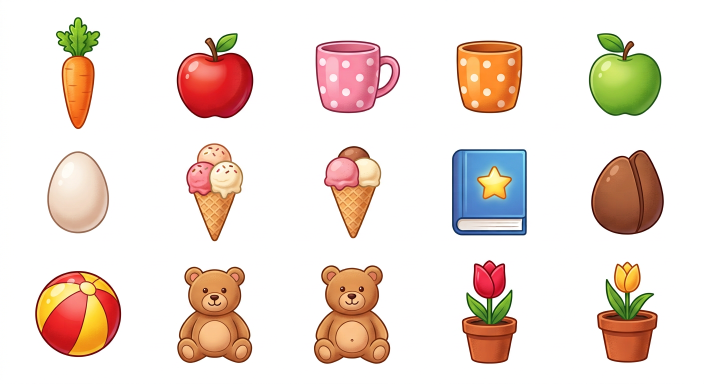
#> input picture reference/raw_items.png, 1408 x 768 px (shown at 1/2 size); the run also reads 2 pictures not shown here
$ python pipeline_demo_kueche.py
#> lines starting #> are read from the running program, lines starting #| are printed output that depends on the picture; after the words box and inside, x2 and y2 are one past the last pixel; in counts of white or black regions, pixels touching at a corner belong together; long printed decimals are rounded
#!/usr/bin/env python3
"""
Kunterbunt City – Asset-Pipeline Stil C  (0 €)
==============================================
KI-Bild (weißer Hintergrund)  ->  freistellen  ->  in Einzel-Items schneiden
->  Maßstab (cm) + Griffpunkt + Aufstellpunkt  ->  Sprites + items.json
->  Test-Szene: alles maßstabsgetreu in der Küche

Benötigt nur: pip install pillow numpy scipy   (alles kostenlos)
"""
import json, math, os, sys
import numpy as np
from PIL import Image, ImageFilter, ImageDraw, ImageFont
from scipy import ndimage as ndi

HERE = os.path.dirname(os.path.abspath(__file__))
SPR = os.path.join(HERE, "sprites"); os.makedirs(SPR, exist_ok=True)
sys.path.insert(0, os.path.join(HERE, "..", "..", "item_generator"))
def game_size(real_cm):
    """v2: ECHTE Größen – keine Vergrößerung mehr (Apfel bleibt 8 cm, Ball 30 cm)."""
    return real_cm

# ------------------------------------------------------------------ 1. Freistellen
def cutout(path, remove_holes=True, hole_min=500):
    """Weißen Hintergrund entfernen (Flood-Fill von den Rändern) + saubere Kanten."""
#> called with path = 'reference/raw_items.png', remove_holes = True, hole_min = 500
    im = np.asarray(Image.open(path).convert("RGB")).astype(np.float32)
    mn, mx = im.min(2), im.max(2)
    white = (mn > 232) & ((mx - mn) < 20)
#> white: shape (768, 1408) bool; 75.1% white; 18 black regions (3 under 20 px), largest, box (x1, y1, x2, y2) and area: (904, 298, 1054, 471) 24789, (70, 542, 243, 714) 23449, (627, 530, 781, 728) 23130
    lab, n = ndi.label(white)
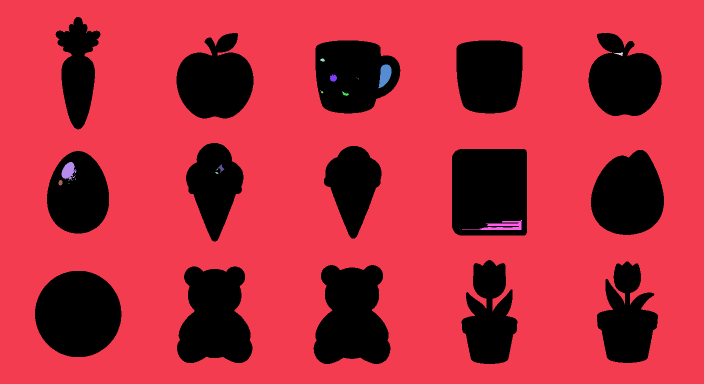
#> lab: shape (768, 1408) int32 (shown at 1/2 size); 42 distinct labels, from 0 to 41; one colour per label, 0 black
#> n = 41
    border = set(np.unique(np.concatenate([lab[0], lab[-1], lab[:, 0], lab[:, -1]]))) - {0}
#> border = 1 item
    bg = np.isin(lab, list(border))
#> bg: shape (768, 1408) bool; 74.9% white; 15 black regions, largest, box (x1, y1, x2, y2) and area: (904, 298, 1054, 471) 25756, (70, 542, 243, 714) 23449, (627, 530, 781, 728) 23130
    # eingeschlossene, rein weiße Löcher (z. B. im Tassenhenkel) ebenfalls entfernen
    sizes = ndi.sum(np.ones_like(mn), lab, index=np.arange(n + 1))
#> sizes = 42 values, max 809406 at index 1, min 1 at index 3, mean 25746.3
    means = ndi.mean(mn, lab, index=np.arange(n + 1))
#> means = 42 values, max 254.6 at index 1, min 79.91 at index 0, mean 232.9
    for i in range(1, n + 1 if remove_holes else 1):   # Figuren: AUS (Augenweiß bleibt!)
        if i not in border and sizes[i] > hole_min and means[i] > 250:
            bg |= lab == i
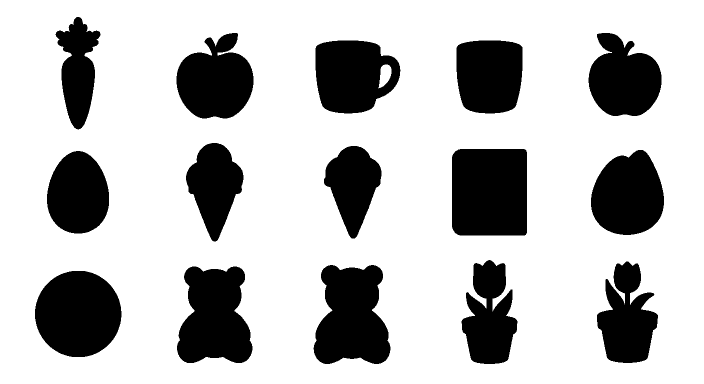
#> bg: shape (768, 1408) bool (shown at 1/2 size); 74.9% white; 15 black regions, largest, box (x1, y1, x2, y2) and area: (904, 298, 1054, 471) 25756, (70, 542, 243, 714) 23449, (627, 530, 781, 728) 23130
    fg = ~bg
    fg = ndi.binary_opening(fg, iterations=1)
#> fg: shape (768, 1408) bool; 25.1% white; 15 white regions, largest, box (x1, y1, x2, y2) and area: (904, 298, 1054, 471) 25755, (70, 542, 243, 714) 23449, (627, 530, 781, 728) 23130
    alpha = Image.fromarray((fg * 255).astype(np.uint8)).filter(ImageFilter.GaussianBlur(0.8))
    a = np.asarray(alpha).astype(np.float32) / 255
    a = np.clip((a - 0.15) / 0.7, 0, 1)
    # Farb-Entmischung an den Kanten (kein weißer Rand)
    safe = np.maximum(a, 0.05)[..., None]
    rgb = np.clip((im - (1 - safe) * 255) / safe, 0, 255)
    rgba = np.dstack([rgb, a * 255]).astype(np.uint8)
    return rgba, fg

def split(rgba, fg, min_area=1500):
    """Blatt in einzelne Objekte zerlegen (Lesereihenfolge: Zeile für Zeile)."""
#> called with min_area = 1500
    lab, n = ndi.label(ndi.binary_dilation(fg, iterations=8))
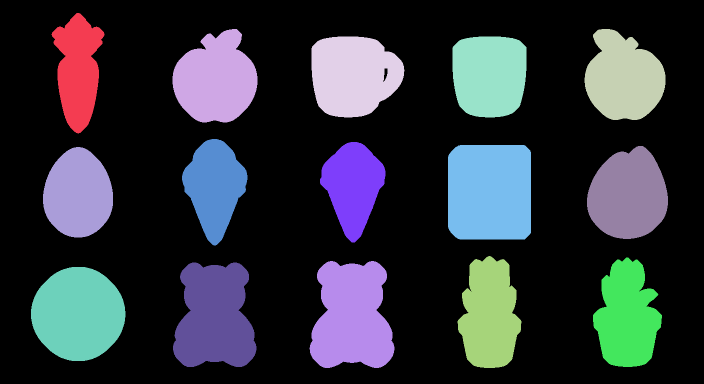
#> lab: shape (768, 1408) int32 (shown at 1/2 size); 16 distinct labels, from 0 to 15; one colour per label, 0 black
#> n = 15
    objs = []
    for i, sl in enumerate(ndi.find_objects(lab), start=1):
        area = (lab[sl] == i).sum()
        if area < min_area:
            continue
        crop = rgba[sl].copy()
        crop[..., 3] = crop[..., 3] * (lab[sl] == i)
        objs.append((sl[0].start, sl[1].start, crop))
#> this loop made 15 passes
#> area on passes 1 to 12: 15941, 23041, 21520, 23860, 21294, 17215, 16248, 30795, 22731, 19368, 21039, 21170
#> pass 1, in split, `crop = rgba[sl].copy()`:
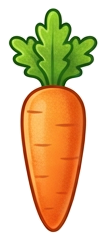
#> crop: shape (241, 106, 4); mean R, G, B, A 219.7, 196.6, 154.3, 115.7; transparent parts drawn white
#> after the loop:
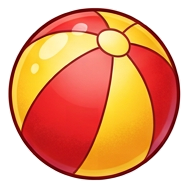
#> crop: shape (188, 189, 4); mean R, G, B, A 232.1, 160.9, 122.8, 168.3; transparent parts drawn white
#> after the loop, objs = 15 items
    # Zeilen über die vertikale Mitte bilden (neue Zeile bei großem Abstand), dann links -> rechts
    objs = [(o[0] + o[2].shape[0] / 2, o[1], o[2]) for o in objs]
    objs.sort(key=lambda o: o[0])
    rows, cur = [], [objs[0]]
#> rows = []
    for o in objs[1:]:
        if o[0] - cur[-1][0] > 90:
            rows.append(cur); cur = [o]
        else:
            cur.append(o)
#> this loop made 14 passes
#> after the loop, cur = 5 items; rows = 2 items
    rows.append(cur)
    ordered = [o for r in rows for o in sorted(r, key=lambda o: o[1])]
#> ordered = 15 items
    return [Image.fromarray(o[2]) for o in ordered]

def trim(img):
    bb = img.getchannel("A").point(lambda v: 255 if v > 10 else 0).getbbox()
#> bb = (7, 7, 99, 234)
    return img.crop(bb)

# ------------------------------------------------------------------ 2. Katalog mit Maßen
# real_h: echte Höhe in cm · grip: Griffpunkt (0..1) · hold · angle · place
ITEMS_SHEET = [
    ("food_carrot",            20, (0.50, 0.36), "one_hand",  -20, "table"),
    ("food_apple_red",          8, (0.50, 0.62), "one_hand",    0, "table"),
    ("home_mug_pink_dots",     10, (0.90, 0.45), "one_hand",    0, "table"),
    ("home_cup_orange_dots",    9, (0.50, 0.55), "one_hand",    0, "table"),
    ("food_apple_green",        8, (0.50, 0.62), "one_hand",    0, "table"),
    ("food_egg",                6, (0.50, 0.55), "one_hand",    0, "table"),
    ("food_icecream_3",        17, (0.50, 0.80), "one_hand",    0, "table"),
    ("food_icecream_3b",       17, (0.50, 0.80), "one_hand",    0, "table"),
    ("school_book_blue_star",  22, (0.10, 0.50), "one_hand",    0, "shelf"),
    ("food_egg_chocolate",     10, (0.50, 0.55), "one_hand",    0, "table"),
    ("toy_beachball",          30, (0.50, 0.50), "two_hands",   0, "floor"),
    ("toy_teddy_brown",        30, (0.22, 0.62), "one_hand",    0, "floor"),
    ("toy_teddy_brown_b",      30, (0.22, 0.62), "one_hand",    0, "floor"),
    ("flower_tulip_red_pot",   30, (0.50, 0.82), "one_hand",    0, "table"),
    ("flower_tulip_yellow_pot",30, (0.50, 0.82), "one_hand",    0, "table"),
]
FURN_SHEET = [
    ("pet_dog_brown",  45, None, "none", 0, "floor"),
    ("home_table_wood", 75, None, "none", 0, "floor"),
    ("home_chair_mint", 90, None, "none", 0, "floor"),
]
CHAR_H = 125            # Kind = 125 cm (Figuren werden NICHT vergrößert)

def build_sprites():
    recs = {}
    for sheet, spec, is_char in [("raw_items.png", ITEMS_SHEET, False),
                                 ("raw_furniture_dog.png", FURN_SHEET, False)]:
        rgba, fg = cutout(os.path.join(HERE, sheet))
        parts = [trim(p) for p in split(rgba, fg)]
#> in trim (call 14), `bb = img.getchannel("A").point(lambda v: 255 if v > 10 else 0).getbbox()`: bb = (7, 7, 121, 217)
#> in trim (call 14), `return img.crop(bb)`:
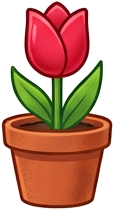
#> returned value: PIL image 114x210 RGBA; mean R, G, B, A 191.7, 136.8, 115.9, 165.4; transparent parts drawn white
#> in trim (call 15), `bb = img.getchannel("A").point(lambda v: 255 if v > 10 else 0).getbbox()`: bb = (7, 7, 131, 212)
#> in trim (call 15), `return img.crop(bb)`:
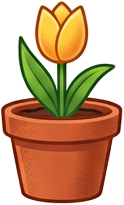
#> returned value: PIL image 124x205 RGBA; mean R, G, B, A 196.5, 157.5, 120.1, 158.2; transparent parts drawn white
#> parts = 15 items
        assert len(parts) == len(spec), f"{sheet}: {len(parts)} Objekte gefunden, {len(spec)} erwartet"
        for img, (id_, real_h, grip, hold, ang, place) in zip(parts, spec):
            h_cm = game_size(real_h) if not id_.startswith("pet_") else real_h
            w_cm = h_cm * img.width / img.height
            img.save(os.path.join(SPR, id_ + ".png"))
            recs[id_] = dict(id=id_, size_cm=[round(w_cm, 1), round(h_cm, 1)], pivot=[0.5, 1.0],
                             grip=list(grip) if grip else None, hold=hold, hold_angle=ang,
                             placement=place, movable=True, sprite=f"sprites/{id_}.png")
#> this loop made 15 passes
#> (id_, real_h, grip, hold, ang, place, h_cm, w_cm) on passes 1 to 9: ('food_carrot', 20, (0.5, 0.36), 'one_hand', -20, 'table', 20, 8.11), ('food_apple_red', 8, (0.5, 0.62), 'one_hand', 0, 'table', 8, 7.21), ('home_mug_pink_dots', 10, (0.9, 0.45), 'one_hand', 0, 'table', 10, 11.62), ('home_cup_orange_dots', 9, (0.5, 0.55), 'one_hand', 0, 'table', 9, 8.15), ('food_apple_green', 8, (0.5, 0.62), 'one_hand', 0, 'table', 8, 7.05), ('food_egg', 6, (0.5, 0.55), 'one_hand', 0, 'table', 6, 4.53), ('food_icecream_3', 17, (0.5, 0.8), 'one_hand', 0, 'table', 17, 9.99), ('food_icecream_3b', 17, (0.5, 0.8), 'one_hand', 0, 'table', 17, 10.64), ('school_book_blue_star', 22, (0.1, 0.5), 'one_hand', 0, 'shelf', 22, 19.11)
#> after the loop, recs = 15 items
#> pass 2 of the loop in build_sprites, `for sheet, spec, is_char in [("raw_items.png", ITEMS_SHEET, False),`:
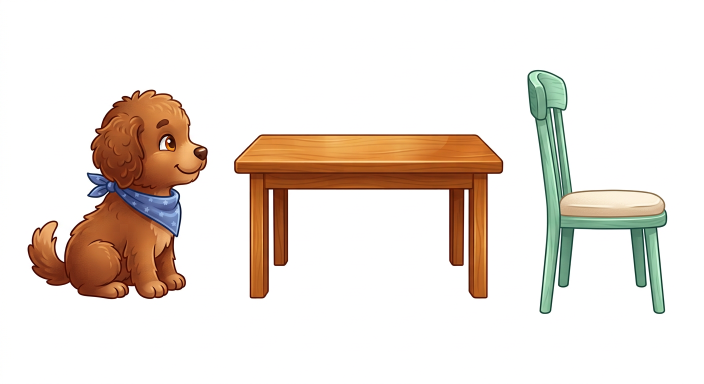
#> input picture reference/raw_furniture_dog.png, 1408 x 768 px (shown at 1/2 size)
#> white: shape (768, 1408) bool; 80.1% white; 3 black regions, box (x1, y1, x2, y2) and area: (55, 179, 416, 599) 86362, (468, 268, 1007, 598) 81622, (1054, 139, 1335, 628) 47177
#> in cutout (call 2), `lab, n = ndi.label(white)`:
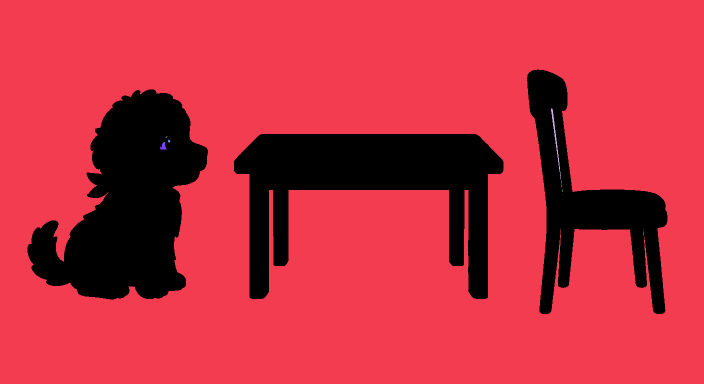
#> lab: shape (768, 1408) int32 (shown at 1/2 size); 18 distinct labels, from 0 to 17; one colour per label, 0 black
#> in cutout (call 2), `lab, n = ndi.label(white)`: n = 17
#> sizes = 18 values, max 865667 at index 1, min 1 at index 4, mean 60074.7
#> means = 18 values, max 254.7 at index 1, min 63.04 at index 0, mean 230.8
#> in cutout (call 2), `alpha = Image.fromarray((fg * 255).astype(np.uint8)).filter(ImageFilte..`:
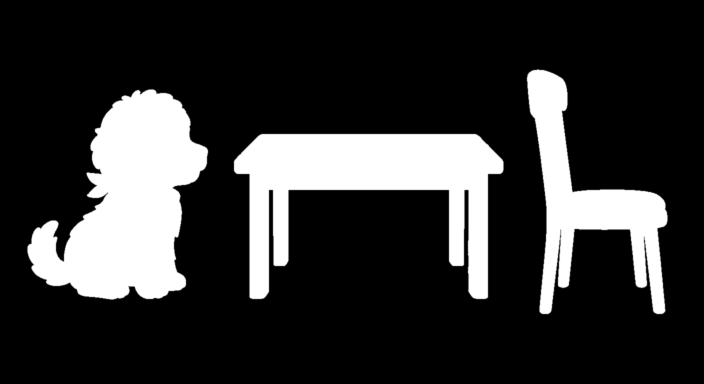
#> alpha: PIL image 1408x768 L (shown at 1/2 size); min 0, max 255, mean 50.9
#> the loop in split (call 2), `for i, sl in enumerate(ndi.find_objects(lab), start=1):` made 3 passes
#> area on passes 1 to 3: 62117, 98590, 100197
#> the loop in split (call 2), `for o in objs[1:]:` made 2 passes
#> parts = 3 items
#> the loop in build_sprites, `for img, (id_, real_h, grip, hold, ang, place) in zip(parts, spec):` made 3 passes
#> (id_, real_h, h_cm, w_cm) on passes 1 to 3: ('pet_dog_brown', 45, 45, 38.71), ('home_table_wood', 75, 75, 122.2), ('home_chair_mint', 90, 90, 51.87)
#> after the loop in build_sprites, `for img, (id_, real_h, grip, hold, ang, place) in zip(parts, spec):`: recs = 18 items
    rgba, fg = cutout(os.path.join(HERE, "raw_girl.png"), remove_holes=False)
    girl = split(rgba, fg)
#> girl = 1 item
    girl = trim(max(girl, key=lambda i: i.width * i.height))
#> in main, `recs = build_sprites()`: recs = 19 items
#> in check_rules, `bad = [f"{a} ({recs[a]['size_cm'][1]} cm) ist NICHT kleiner als {b} ({..`: bad = []
    girl.save(os.path.join(SPR, "char_girl_01.png"))
    recs["char_girl_01"] = dict(id="char_girl_01", size_cm=[round(CHAR_H * girl.width / girl.height, 1), CHAR_H],
                                pivot=[0.5, 1.0], hand_grip=None, sprite="sprites/char_girl_01.png")
    return recs

def find_fist(girl):
    """Handmitte der rechten (erhobenen) Hand finden: äußerster Hautpunkt rechts oben."""
    a = np.asarray(girl).astype(int)
    h, w = a.shape[:2]
#> h = 690; w = 387
    r, g, b, al = a[..., 0], a[..., 1], a[..., 2], a[..., 3]
    skin = (al > 200) & (r > 200) & (g > 150) & (g < 215) & (b > 120) & (b < 190) & (r - b > 40)
    ys, xs = np.nonzero(skin[: int(h * 0.62), int(w * 0.62):])
#> ys = 3957 values from 144 to 404; xs = 3957 values, max 142 at index 2852, min 0 at index 0, mean 54.33
    xs = xs + int(w * 0.62)
#> xs = 3957 values, max 381 at index 2852, min 239 at index 0, mean 293.3
#> in main, `fist = find_fist(girl)`: fist = (0.943, 0.511)
    sel = xs > xs.max() - 0.09 * w
    return float(xs[sel].mean()) / w, float(ys[sel].mean()) / h

# ------------------------------------------------------------------ 3. Test-Szene
BG = "raw_kitchen_bg.png"
SCALE_OUT = 2                     # Ausgabe in doppelter Auflösung
# Raum-Maßstab: Arbeitsplatte (90 cm) = 165 px -> 1,83 px/cm an der Rückwand.
# Tiefe: vorne max. +12 % (Regel S-07) – sonst wirkt ein Hund vorne größer als der Tisch.
DEPTH_MAX = 0.12
def px_per_cm(y):
    t = max(0.0, min(1.0, (y - 600) / 135))
    return 1.83 * (1 + DEPTH_MAX * t) * SCALE_OUT

def load(id_):
    return Image.open(os.path.join(SPR, id_ + ".png")).convert("RGBA")

def scaled(rec, y_floor):
    img = load(rec["id"]); s = px_per_cm(y_floor)
    w, h = rec["size_cm"][0] * s, rec["size_cm"][1] * s
    return img.resize((max(1, round(w)), max(1, round(h))), Image.LANCZOS)

def drop_shadow(canvas, cx, y, w, strength=0.28):
    sh = Image.new("L", (int(w * 1.4) + 40, int(w * 0.35) + 40), 0)
    ImageDraw.Draw(sh).ellipse([20, 20, sh.width - 20, sh.height - 20], fill=int(255 * strength))
    sh = sh.filter(ImageFilter.GaussianBlur(10))
    layer = Image.new("RGBA", sh.size, (60, 35, 20, 0)); layer.putalpha(sh)
    canvas.alpha_composite(layer, (int(cx - sh.width / 2), int(y - sh.height / 2)))

def put(canvas, img, cx, base_y, shadow=True):
    if shadow:
        drop_shadow(canvas, cx, base_y, img.width * 0.8)
    canvas.alpha_composite(img, (int(cx - img.width / 2), int(base_y - img.height)))

def compose(recs, fist):
#> called with fist = (0.943, 0.511)
    bg = Image.open(os.path.join(HERE, BG)).convert("RGBA")
    W, H = bg.width * SCALE_OUT, bg.height * SCALE_OUT
#> W = 2752; H = 1536
    c = bg.resize((W, H), Image.LANCZOS)
    S = SCALE_OUT
    R = recs
#> R = 19 items
    # Gegenstände auf der Arbeitsplatte (hintere Ebene, y=600 -> Platte bei y≈432)
    counter_y = 434 * S; s_back = px_per_cm(600)
    for id_, x in [("school_book_blue_star", 640), ("home_cup_orange_dots", 692), ("food_apple_green", 878)]:
        rec = R[id_]; img = load(id_)
#> after `rec = R[id_]`: rec = 9 items
        img = img.resize((round(rec["size_cm"][0] * s_back), round(rec["size_cm"][1] * s_back)), Image.LANCZOS)
        put(c, img, x * S, counter_y, shadow=False)
#> pass 2 of the loop in compose, `for id_, x in [("school_book_blue_star", 640), ("home_cup_orange_dots"..`:
    # Stuhl (etwas weiter hinten), Tisch davor
    yc = 652; chair = scaled(R["home_chair_mint"], yc); put(c, chair, 850 * S, yc * S)
    # Teddy sitzt AUF dem Stuhl: Aufstellpunkt = Sitzfläche (Slot "seat", 50 % der Stuhlhöhe)
    seat_y = yc * S - chair.height * 0.50
#> seat_y = 1131.5
    put(c, scaled(R["toy_teddy_brown"], yc), 850 * S + chair.width * 0.12, seat_y + 6, shadow=False)
    yt = 664; table = scaled(R["home_table_wood"], yt); tx = 1010 * S; put(c, table, tx, yt * S)
    top_y = yt * S - table.height + table.height * 0.085      # Tischplatte (Aufstellfläche)
#> top_y = 1062.7
    for id_, dx in [("home_mug_pink_dots", -0.30), ("food_apple_red", -0.05), ("food_icecream_3", 0.12), ("flower_tulip_red_pot", 0.32)]:
        img = scaled(R[id_], yt); put(c, img, tx + dx * table.width, top_y + 4, shadow=False)
#> pass 2 of the loop in compose, `for id_, dx in [("home_mug_pink_dots", -0.30), ("food_apple_red", -0.0..`:
    # Ball vorne rechts, Teddy, Hund
    put(c, scaled(R["toy_beachball"], 728), 1165 * S, 728 * S)
    yd = 712; dog = scaled(R["pet_dog_brown"], yd); put(c, dog, 520 * S, yd * S)
    # Figur mit Karotte in der Hand (Karotte HINTER der Faust -> Finger liegen darüber)
    yg = 715; girl = scaled(R["char_girl_01"], yg)
    gx0 = int(370 * S - girl.width / 2); gy0 = int(yg * S - girl.height)
#> after `gx0 = int(370 * S - girl.width / 2)`: gx0 = 598
#> after `gy0 = int(yg * S - girl.height)`: gy0 = 926
    hand = (gx0 + fist[0] * girl.width, gy0 + fist[1] * girl.height)
#> hand = (864.8, 1183.4)
    car = R["food_carrot"]; cimg = scaled(car, yg)
#> after `car = R['food_carrot']`: car = 9 items
    rot = cimg.rotate(-car["hold_angle"], resample=Image.BICUBIC, expand=True)
    # Griffpunkt nach Rotation berechnen
    gxp, gyp = car["grip"][0] * cimg.width - cimg.width / 2, car["grip"][1] * cimg.height - cimg.height / 2
#> gxp = 0; gyp = -11.34
    t = math.radians(car["hold_angle"])
#> t = -0.349
    rx, ry = gxp * math.cos(t) - gyp * math.sin(t), gxp * math.sin(t) + gyp * math.cos(t)
#> rx = -3.88; ry = -10.66
    drop_shadow(c, 370 * S, yg * S, girl.width * 0.8)
    c.alpha_composite(rot, (int(hand[0] - (rot.width / 2 + rx)), int(hand[1] - (rot.height / 2 + ry))))
    c.alpha_composite(girl, (gx0, gy0))
    return c

def lineup(recs):
    """Alle Items + Figur auf einer Linie, gleicher Maßstab, mit Lineal."""
    s = 3.0; pad = 60; gy = 470
    order = ["char_girl_01", "pet_dog_brown", "food_egg", "food_apple_red", "home_mug_pink_dots", "food_egg_chocolate",
             "food_icecream_3", "food_carrot", "school_book_blue_star", "toy_beachball", "toy_teddy_brown",
             "flower_tulip_red_pot", "home_table_wood", "home_chair_mint"]
    imgs = [(k, load(k).resize((round(recs[k]["size_cm"][0] * s), round(recs[k]["size_cm"][1] * s)), Image.LANCZOS)) for k in order]
#> imgs = 14 items
    W = pad * 2 + 40 + sum(max(i.width, 70) + 28 for _, i in imgs)
#> W = 2122
    c = Image.new("RGBA", (W, gy + 90), (255, 248, 236, 255))
    d = ImageDraw.Draw(c)
    fb = ImageFont.truetype("/usr/share/fonts/truetype/dejavu/DejaVuSans-Bold.ttf", 17)
    fn = ImageFont.truetype("/usr/share/fonts/truetype/dejavu/DejaVuSans.ttf", 15)
    for cm in range(0, 141, 10):
        y = gy - cm * s
        d.line([(pad, y), (W - 20, y)], fill=(210, 200, 185) if cm % 50 else (180, 170, 155), width=1)
        if cm % 50 == 0:
            d.text((12, y - 9), f"{cm}", fill=(130, 130, 140), font=fn)
    d.rectangle([0, gy, W, gy + 90], fill=(232, 199, 154))
    x = pad + 40
    names = {"char_girl_01": "Kind", "pet_dog_brown": "Hund", "food_egg": "Ei", "food_apple_red": "Apfel",
             "home_mug_pink_dots": "Tasse", "food_egg_chocolate": "Schoko-Ei", "food_icecream_3": "Eis", "food_carrot": "Karotte",
             "school_book_blue_star": "Buch", "toy_beachball": "Ball", "toy_teddy_brown": "Teddy",
             "flower_tulip_red_pot": "Tulpe", "home_table_wood": "Tisch", "home_chair_mint": "Stuhl"}
    for k, im in imgs:
        slot = max(im.width, 70)
        cx = x + slot / 2
        drop_shadow(c, cx, gy, im.width * 0.8, 0.22)
        c.alpha_composite(im, (int(cx - im.width / 2), gy - im.height))
        t = names[k]; h = recs[k]["size_cm"][1]
        d.text((cx - d.textlength(t, font=fb) / 2, gy + 14), t, fill=(58, 63, 88), font=fb)
        tt = f"{h:.0f} cm"; d.text((cx - d.textlength(tt, font=fn) / 2, gy + 38), tt, fill=(110, 110, 125), font=fn)
        x += slot + 28
#> this loop made 14 passes
#> (k, slot, cx, t, h, tt, x) on passes 1 to 11: ('char_girl_01', 210, 205, 'Kind', 125, '125 cm', 338), ('pet_dog_brown', 116, 396, 'Hund', 45, '45 cm', 482), ('food_egg', 70, 517, 'Ei', 6, '6 cm', 580), ('food_apple_red', 70, 615, 'Apfel', 8, '8 cm', 678), ('home_mug_pink_dots', 70, 713, 'Tasse', 10, '10 cm', 776), ('food_egg_chocolate', 70, 811, 'Schoko-Ei', 10, '10 cm', 874), ('food_icecream_3', 70, 909, 'Eis', 17, '17 cm', 972), ('food_carrot', 70, 1007, 'Karotte', 20, '20 cm', 1070), ('school_book_blue_star', 70, 1105, 'Buch', 22, '22 cm', 1168), ('toy_beachball', 91, 1213.5, 'Ball', 30, '30 cm', 1287), ('toy_teddy_brown', 70, 1322, 'Teddy', 30, '30 cm', 1385)
#> after the loop, x = 2062
    return c

RULES = [  # (a, '<', b): Höhe von a muss kleiner sein als Höhe von b
    ("food_egg", "<", "food_apple_red"), ("food_apple_red", "<", "home_mug_pink_dots"),
    ("home_mug_pink_dots", "<", "food_carrot"), ("food_carrot", "<", "toy_beachball"),
    ("toy_beachball", "<", "pet_dog_brown"), ("pet_dog_brown", "<", "home_table_wood"),
    ("home_table_wood", "<", "home_chair_mint"), ("home_chair_mint", "<", "char_girl_01"),
    ("toy_teddy_brown", "<", "pet_dog_brown"),
]
def check_rules(recs):
    bad = [f"{a} ({recs[a]['size_cm'][1]} cm) ist NICHT kleiner als {b} ({recs[b]['size_cm'][1]} cm)"
           for a, op, b in RULES if not recs[a]["size_cm"][1] < recs[b]["size_cm"][1]]
    if bad:
        raise SystemExit("MASSSTAB-FEHLER:\n  " + "\n  ".join(bad))
    print(f"Maßstab-Regeln: {len(RULES)}/{len(RULES)} OK")

def main():
    recs = build_sprites()
    check_rules(recs)
    girl = load("char_girl_01")
    fist = find_fist(girl)
    recs["char_girl_01"]["hand_grip"] = [round(fist[0], 3), round(fist[1], 3)]
    with open(os.path.join(HERE, "items_stil_c.json"), "w", encoding="utf-8") as f:
        json.dump({"px_per_cm_reference": 4.0, "items": list(recs.values())}, f, indent=2, ensure_ascii=False)
    scene = compose(recs, fist)
    scene.convert("RGB").save(os.path.join(HERE, "..", "kueche_stil_c_raum_gesamt.png"))
    # Spiel-Kamera: zeigt ~300 cm Raumhöhe (Regel S-08), 16:9, horizontal scrollbar
    S = SCALE_OUT; vis_h = 300 * px_per_cm(640)          # px für 3 m
    y1 = 744 * S; y0 = y1 - vis_h; w = vis_h * 16 / 9; x0 = 228 * S
    cam = scene.crop((int(x0), int(y0), int(x0 + w), int(y1))).resize((1920, 1080), Image.LANCZOS)
    cam.convert("RGB").save(os.path.join(HERE, "..", "kueche_stil_c_massstab.png"))
    lineup(recs).convert("RGB").save(os.path.join(HERE, "..", "lineup_stil_c.png"))
    print("Hand bei", fist, "->", len(recs), "Sprites fertig")
#| Hand bei (0.9428, 0.5108) -> 19 Sprites fertig

if __name__ == "__main__":
    main()
